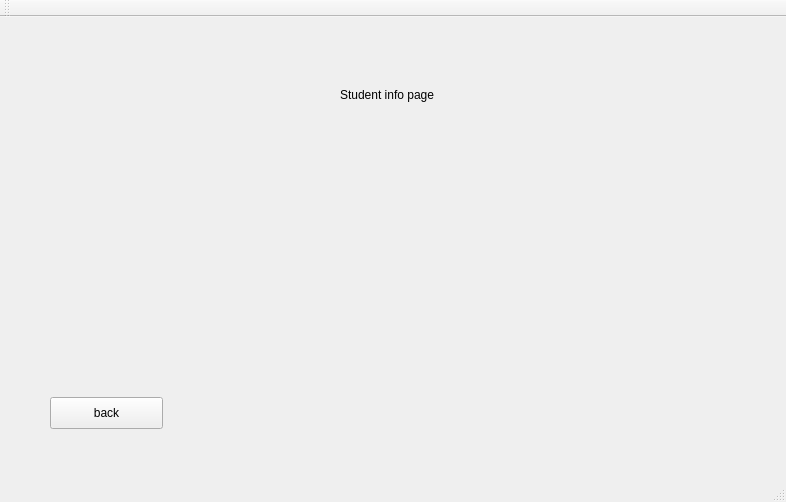
<?xml version="1.0" encoding="UTF-8"?>
<ui version="4.0">
 <class>MainWindow</class>
 <widget class="QMainWindow" name="MainWindow">
  <property name="geometry">
   <rect>
    <x>0</x>
    <y>0</y>
    <width>786</width>
    <height>502</height>
   </rect>
  </property>
  <property name="windowTitle">
   <string>MainWindow</string>
  </property>
  <widget class="QWidget" name="centralWidget">
   <widget class="QStackedWidget" name="MainStackWidget">
    <property name="geometry">
     <rect>
      <x>20</x>
      <y>10</y>
      <width>751</width>
      <height>431</height>
     </rect>
    </property>
    <property name="currentIndex">
     <number>1</number>
    </property>
    <widget class="QWidget" name="Mpage1">
     <widget class="QLabel" name="UsernamLabel">
      <property name="geometry">
       <rect>
        <x>150</x>
        <y>130</y>
        <width>91</width>
        <height>16</height>
       </rect>
      </property>
      <property name="text">
       <string>Username</string>
      </property>
     </widget>
     <widget class="QLabel" name="PwdLabel">
      <property name="geometry">
       <rect>
        <x>150</x>
        <y>200</y>
        <width>111</width>
        <height>16</height>
       </rect>
      </property>
      <property name="text">
       <string>Password</string>
      </property>
     </widget>
     <widget class="QPushButton" name="LoginButton">
      <property name="geometry">
       <rect>
        <x>320</x>
        <y>290</y>
        <width>113</width>
        <height>32</height>
       </rect>
      </property>
      <property name="text">
       <string>Log in</string>
      </property>
     </widget>
     <widget class="QLineEdit" name="UsernameLE">
      <property name="geometry">
       <rect>
        <x>460</x>
        <y>120</y>
        <width>113</width>
        <height>21</height>
       </rect>
      </property>
     </widget>
     <widget class="QLineEdit" name="PwdLE">
      <property name="geometry">
       <rect>
        <x>460</x>
        <y>190</y>
        <width>113</width>
        <height>21</height>
       </rect>
      </property>
     </widget>
    </widget>
    <widget class="QWidget" name="Mpage2">
     <widget class="QStackedWidget" name="StudentStackWidget">
      <property name="geometry">
       <rect>
        <x>0</x>
        <y>20</y>
        <width>751</width>
        <height>391</height>
       </rect>
      </property>
      <property name="currentIndex">
       <number>1</number>
      </property>
      <widget class="QWidget" name="Studpage0">
       <widget class="QLabel" name="StudentWelcomLabel">
        <property name="geometry">
         <rect>
          <x>290</x>
          <y>20</y>
          <width>181</width>
          <height>20</height>
         </rect>
        </property>
        <property name="text">
         <string>Welcome to the student page</string>
        </property>
       </widget>
       <widget class="QPushButton" name="ViewInfoButton">
        <property name="geometry">
         <rect>
          <x>220</x>
          <y>350</y>
          <width>351</width>
          <height>32</height>
         </rect>
        </property>
        <property name="text">
         <string>View Info</string>
        </property>
       </widget>
       <widget class="QPushButton" name="logoutButton">
        <property name="geometry">
         <rect>
          <x>650</x>
          <y>20</y>
          <width>71</width>
          <height>32</height>
         </rect>
        </property>
        <property name="text">
         <string>logout</string>
        </property>
       </widget>
       <widget class="QListWidget" name="StudClassListWidget">
        <property name="geometry">
         <rect>
          <x>60</x>
          <y>121</y>
          <width>256</width>
          <height>201</height>
         </rect>
        </property>
       </widget>
       <widget class="QLabel" name="StudClassListWlabel">
        <property name="geometry">
         <rect>
          <x>140</x>
          <y>100</y>
          <width>101</width>
          <height>16</height>
         </rect>
        </property>
        <property name="text">
         <string>Select a course</string>
        </property>
       </widget>
       <widget class="QLabel" name="StudNameLabelMP">
        <property name="geometry">
         <rect>
          <x>10</x>
          <y>20</y>
          <width>171</width>
          <height>16</height>
         </rect>
        </property>
        <property name="text">
         <string>Student name</string>
        </property>
       </widget>
       <widget class="QLabel" name="StudentIDlabelMP">
        <property name="geometry">
         <rect>
          <x>10</x>
          <y>40</y>
          <width>171</width>
          <height>16</height>
         </rect>
        </property>
        <property name="text">
         <string>Student ID</string>
        </property>
       </widget>
       <widget class="QGroupBox" name="StudGroupBox">
        <property name="geometry">
         <rect>
          <x>400</x>
          <y>99</y>
          <width>361</width>
          <height>221</height>
         </rect>
        </property>
        <property name="font">
         <font>
          <pointsize>14</pointsize>
         </font>
        </property>
        <property name="title">
         <string>Assignments and grades for the selected course</string>
        </property>
        <property name="flat">
         <bool>false</bool>
        </property>
        <property name="checkable">
         <bool>false</bool>
        </property>
        <property name="checked">
         <bool>false</bool>
        </property>
       </widget>
      </widget>
      <widget class="QWidget" name="Studpage1">
       <widget class="QLabel" name="StudInfoLabel">
        <property name="geometry">
         <rect>
          <x>320</x>
          <y>40</y>
          <width>111</width>
          <height>16</height>
         </rect>
        </property>
        <property name="text">
         <string>Student info page</string>
        </property>
       </widget>
       <widget class="QPushButton" name="Studbackbutton1">
        <property name="geometry">
         <rect>
          <x>30</x>
          <y>350</y>
          <width>113</width>
          <height>32</height>
         </rect>
        </property>
        <property name="text">
         <string>back</string>
        </property>
       </widget>
      </widget>
     </widget>
    </widget>
    <widget class="QWidget" name="Mpage3">
     <widget class="QStackedWidget" name="InstructorStackWidget">
      <property name="geometry">
       <rect>
        <x>-10</x>
        <y>20</y>
        <width>761</width>
        <height>391</height>
       </rect>
      </property>
      <property name="currentIndex">
       <number>0</number>
      </property>
      <widget class="QWidget" name="Instpage0_2">
       <widget class="QListWidget" name="InstClassListWidget">
        <property name="geometry">
         <rect>
          <x>80</x>
          <y>100</y>
          <width>256</width>
          <height>221</height>
         </rect>
        </property>
       </widget>
       <widget class="QListWidget" name="InstStudListWidget">
        <property name="geometry">
         <rect>
          <x>450</x>
          <y>100</y>
          <width>256</width>
          <height>211</height>
         </rect>
        </property>
       </widget>
       <widget class="QLabel" name="InstNameLabel">
        <property name="geometry">
         <rect>
          <x>20</x>
          <y>10</y>
          <width>131</width>
          <height>16</height>
         </rect>
        </property>
        <property name="text">
         <string>Instructor's Name</string>
        </property>
       </widget>
       <widget class="QLabel" name="InstIDlabel">
        <property name="geometry">
         <rect>
          <x>20</x>
          <y>40</y>
          <width>111</width>
          <height>16</height>
         </rect>
        </property>
        <property name="text">
         <string>Instructor's ID</string>
        </property>
       </widget>
       <widget class="QLabel" name="InstSelectCourseLabel">
        <property name="geometry">
         <rect>
          <x>160</x>
          <y>80</y>
          <width>101</width>
          <height>16</height>
         </rect>
        </property>
        <property name="text">
         <string>Select a course</string>
        </property>
       </widget>
       <widget class="QLabel" name="InstStudListLabel">
        <property name="geometry">
         <rect>
          <x>509</x>
          <y>80</y>
          <width>161</width>
          <height>20</height>
         </rect>
        </property>
        <property name="text">
         <string>List of tstudent per class</string>
        </property>
       </widget>
       <widget class="QPushButton" name="InstLogoutButton">
        <property name="geometry">
         <rect>
          <x>650</x>
          <y>10</y>
          <width>71</width>
          <height>32</height>
         </rect>
        </property>
        <property name="text">
         <string>Logout</string>
        </property>
       </widget>
       <widget class="QPushButton" name="InstInfoButton">
        <property name="geometry">
         <rect>
          <x>280</x>
          <y>350</y>
          <width>231</width>
          <height>32</height>
         </rect>
        </property>
        <property name="text">
         <string>View Info</string>
        </property>
       </widget>
       <widget class="QLabel" name="InstWelcomePageLabel">
        <property name="geometry">
         <rect>
          <x>310</x>
          <y>10</y>
          <width>201</width>
          <height>16</height>
         </rect>
        </property>
        <property name="text">
         <string>Welcome to the instructor's page</string>
        </property>
       </widget>
      </widget>
      <widget class="QWidget" name="Instpage1">
       <widget class="QLabel" name="InstructorWelcomLabel">
        <property name="geometry">
         <rect>
          <x>290</x>
          <y>20</y>
          <width>201</width>
          <height>16</height>
         </rect>
        </property>
        <property name="text">
         <string>Welcome to the Instructors Page</string>
        </property>
       </widget>
       <widget class="QPushButton" name="InstBackButton">
        <property name="geometry">
         <rect>
          <x>20</x>
          <y>350</y>
          <width>113</width>
          <height>32</height>
         </rect>
        </property>
        <property name="text">
         <string>Back</string>
        </property>
       </widget>
      </widget>
     </widget>
    </widget>
    <widget class="QWidget" name="Mpage4">
     <widget class="QStackedWidget" name="AdminStackedWidget">
      <property name="geometry">
       <rect>
        <x>0</x>
        <y>20</y>
        <width>751</width>
        <height>401</height>
       </rect>
      </property>
      <property name="currentIndex">
       <number>0</number>
      </property>
      <widget class="QWidget" name="Admipage0">
       <widget class="QLabel" name="AdminWelcomePageLabel">
        <property name="geometry">
         <rect>
          <x>300</x>
          <y>20</y>
          <width>171</width>
          <height>16</height>
         </rect>
        </property>
        <property name="text">
         <string>Welcome to the admin page</string>
        </property>
       </widget>
       <widget class="QListWidget" name="AdmStudListWidget">
        <property name="geometry">
         <rect>
          <x>20</x>
          <y>120</y>
          <width>211</width>
          <height>192</height>
         </rect>
        </property>
       </widget>
       <widget class="QListWidget" name="AdmInstListWidget">
        <property name="geometry">
         <rect>
          <x>280</x>
          <y>120</y>
          <width>211</width>
          <height>192</height>
         </rect>
        </property>
       </widget>
       <widget class="QListWidget" name="AdmClassListWidget">
        <property name="geometry">
         <rect>
          <x>530</x>
          <y>120</y>
          <width>201</width>
          <height>192</height>
         </rect>
        </property>
       </widget>
       <widget class="QPushButton" name="AdminLogoutButton">
        <property name="geometry">
         <rect>
          <x>660</x>
          <y>10</y>
          <width>71</width>
          <height>32</height>
         </rect>
        </property>
        <property name="text">
         <string>Logout</string>
        </property>
       </widget>
       <widget class="QLabel" name="AdminNameLabel">
        <property name="geometry">
         <rect>
          <x>20</x>
          <y>10</y>
          <width>121</width>
          <height>16</height>
         </rect>
        </property>
        <property name="text">
         <string>Admin's Name</string>
        </property>
       </widget>
       <widget class="QLabel" name="AmdinIDlabel">
        <property name="geometry">
         <rect>
          <x>20</x>
          <y>40</y>
          <width>121</width>
          <height>16</height>
         </rect>
        </property>
        <property name="text">
         <string>Admin's ID</string>
        </property>
       </widget>
       <widget class="QPushButton" name="AdmStudVInfoButton">
        <property name="geometry">
         <rect>
          <x>130</x>
          <y>350</y>
          <width>101</width>
          <height>32</height>
         </rect>
        </property>
        <property name="text">
         <string>View Info</string>
        </property>
       </widget>
       <widget class="QPushButton" name="AdmStuADDbutton">
        <property name="geometry">
         <rect>
          <x>20</x>
          <y>320</y>
          <width>111</width>
          <height>32</height>
         </rect>
        </property>
        <property name="text">
         <string>Add</string>
        </property>
       </widget>
       <widget class="QPushButton" name="AdmStudDELbutton">
        <property name="geometry">
         <rect>
          <x>130</x>
          <y>320</y>
          <width>101</width>
          <height>32</height>
         </rect>
        </property>
        <property name="text">
         <string>Delete</string>
        </property>
       </widget>
       <widget class="QPushButton" name="AdmStudVClassButton">
        <property name="geometry">
         <rect>
          <x>20</x>
          <y>350</y>
          <width>111</width>
          <height>32</height>
         </rect>
        </property>
        <property name="text">
         <string>View Classes</string>
        </property>
       </widget>
       <widget class="QLabel" name="AdminStudListLabel">
        <property name="geometry">
         <rect>
          <x>70</x>
          <y>90</y>
          <width>111</width>
          <height>16</height>
         </rect>
        </property>
        <property name="text">
         <string>Select a Student</string>
        </property>
       </widget>
       <widget class="QPushButton" name="AdmInstADDbutton">
        <property name="geometry">
         <rect>
          <x>280</x>
          <y>320</y>
          <width>111</width>
          <height>32</height>
         </rect>
        </property>
        <property name="text">
         <string>Add</string>
        </property>
       </widget>
       <widget class="QPushButton" name="AdmInstDELbutton">
        <property name="geometry">
         <rect>
          <x>390</x>
          <y>320</y>
          <width>101</width>
          <height>32</height>
         </rect>
        </property>
        <property name="text">
         <string>Delete</string>
        </property>
       </widget>
       <widget class="QPushButton" name="AdmInstVClassButton">
        <property name="geometry">
         <rect>
          <x>280</x>
          <y>350</y>
          <width>111</width>
          <height>32</height>
         </rect>
        </property>
        <property name="text">
         <string>View Classes</string>
        </property>
       </widget>
       <widget class="QPushButton" name="AdmInstVInfoButton">
        <property name="geometry">
         <rect>
          <x>390</x>
          <y>350</y>
          <width>101</width>
          <height>32</height>
         </rect>
        </property>
        <property name="text">
         <string>View Info</string>
        </property>
       </widget>
       <widget class="QLabel" name="AdminInstListLabel">
        <property name="geometry">
         <rect>
          <x>330</x>
          <y>90</y>
          <width>131</width>
          <height>20</height>
         </rect>
        </property>
        <property name="text">
         <string>Select an Instructor</string>
        </property>
       </widget>
       <widget class="QLabel" name="AmdinClassListLabel">
        <property name="geometry">
         <rect>
          <x>590</x>
          <y>100</y>
          <width>91</width>
          <height>16</height>
         </rect>
        </property>
        <property name="text">
         <string>Select a class</string>
        </property>
       </widget>
       <widget class="QPushButton" name="AdmClassADDbutton">
        <property name="geometry">
         <rect>
          <x>530</x>
          <y>320</y>
          <width>201</width>
          <height>32</height>
         </rect>
        </property>
        <property name="text">
         <string>Add</string>
        </property>
       </widget>
       <widget class="QPushButton" name="AdmClassDELbutton">
        <property name="geometry">
         <rect>
          <x>530</x>
          <y>350</y>
          <width>101</width>
          <height>32</height>
         </rect>
        </property>
        <property name="text">
         <string>Delete</string>
        </property>
       </widget>
       <widget class="QPushButton" name="AdmClassVInfo">
        <property name="geometry">
         <rect>
          <x>630</x>
          <y>350</y>
          <width>101</width>
          <height>32</height>
         </rect>
        </property>
        <property name="text">
         <string>View Info</string>
        </property>
       </widget>
      </widget>
      <widget class="QWidget" name="Admipage1"/>
     </widget>
    </widget>
   </widget>
  </widget>
  <widget class="QMenuBar" name="menuBar">
   <property name="geometry">
    <rect>
     <x>0</x>
     <y>0</y>
     <width>786</width>
     <height>22</height>
    </rect>
   </property>
  </widget>
  <widget class="QToolBar" name="mainToolBar">
   <attribute name="toolBarArea">
    <enum>TopToolBarArea</enum>
   </attribute>
   <attribute name="toolBarBreak">
    <bool>false</bool>
   </attribute>
  </widget>
  <widget class="QStatusBar" name="statusBar"/>
 </widget>
 <layoutdefault spacing="6" margin="11"/>
 <resources/>
 <connections/>
</ui>
